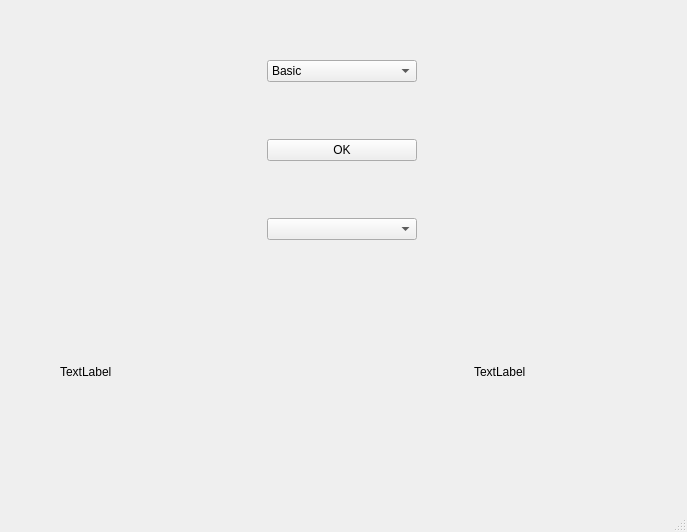
<?xml version="1.0" encoding="UTF-8"?>
<ui version="4.0">
 <class>MainWindow</class>
 <widget class="QMainWindow" name="MainWindow">
  <property name="geometry">
   <rect>
    <x>0</x>
    <y>0</y>
    <width>687</width>
    <height>532</height>
   </rect>
  </property>
  <property name="maximumSize">
   <size>
    <width>1677215</width>
    <height>16777215</height>
   </size>
  </property>
  <property name="windowTitle">
   <string>111522071 張凱東 Hopfield</string>
  </property>
  <widget class="QWidget" name="centralwidget">
   <layout class="QGridLayout" name="gridLayout">
    <item row="0" column="2">
     <widget class="QComboBox" name="comboBox">
      <item>
       <property name="text">
        <string>Basic</string>
       </property>
      </item>
      <item>
       <property name="text">
        <string>Bonus</string>
       </property>
      </item>
     </widget>
    </item>
    <item row="4" column="2">
     <widget class="QLabel" name="label">
      <property name="sizePolicy">
       <sizepolicy hsizetype="Fixed" vsizetype="Fixed">
        <horstretch>0</horstretch>
        <verstretch>0</verstretch>
       </sizepolicy>
      </property>
      <property name="maximumSize">
       <size>
        <width>150</width>
        <height>150</height>
       </size>
      </property>
      <property name="text">
       <string/>
      </property>
     </widget>
    </item>
    <item row="1" column="2">
     <widget class="QPushButton" name="pushButton_OK">
      <property name="focusPolicy">
       <enum>Qt::WheelFocus</enum>
      </property>
      <property name="text">
       <string>OK</string>
      </property>
     </widget>
    </item>
    <item row="4" column="3">
     <widget class="QLabel" name="label_img_after">
      <property name="enabled">
       <bool>true</bool>
      </property>
      <property name="sizePolicy">
       <sizepolicy hsizetype="Fixed" vsizetype="Fixed">
        <horstretch>0</horstretch>
        <verstretch>0</verstretch>
       </sizepolicy>
      </property>
      <property name="minimumSize">
       <size>
        <width>150</width>
        <height>150</height>
       </size>
      </property>
      <property name="maximumSize">
       <size>
        <width>150</width>
        <height>150</height>
       </size>
      </property>
      <property name="text">
       <string>TextLabel</string>
      </property>
     </widget>
    </item>
    <item row="4" column="1">
     <widget class="QLabel" name="label_img_before">
      <property name="sizePolicy">
       <sizepolicy hsizetype="Fixed" vsizetype="Fixed">
        <horstretch>0</horstretch>
        <verstretch>0</verstretch>
       </sizepolicy>
      </property>
      <property name="maximumSize">
       <size>
        <width>150</width>
        <height>150</height>
       </size>
      </property>
      <property name="text">
       <string>TextLabel</string>
      </property>
     </widget>
    </item>
    <item row="2" column="2">
     <widget class="QComboBox" name="comboBox_2"/>
    </item>
   </layout>
  </widget>
  <widget class="QMenuBar" name="menubar">
   <property name="geometry">
    <rect>
     <x>0</x>
     <y>0</y>
     <width>687</width>
     <height>21</height>
    </rect>
   </property>
  </widget>
  <widget class="QStatusBar" name="statusbar"/>
 </widget>
 <resources/>
 <connections/>
</ui>
